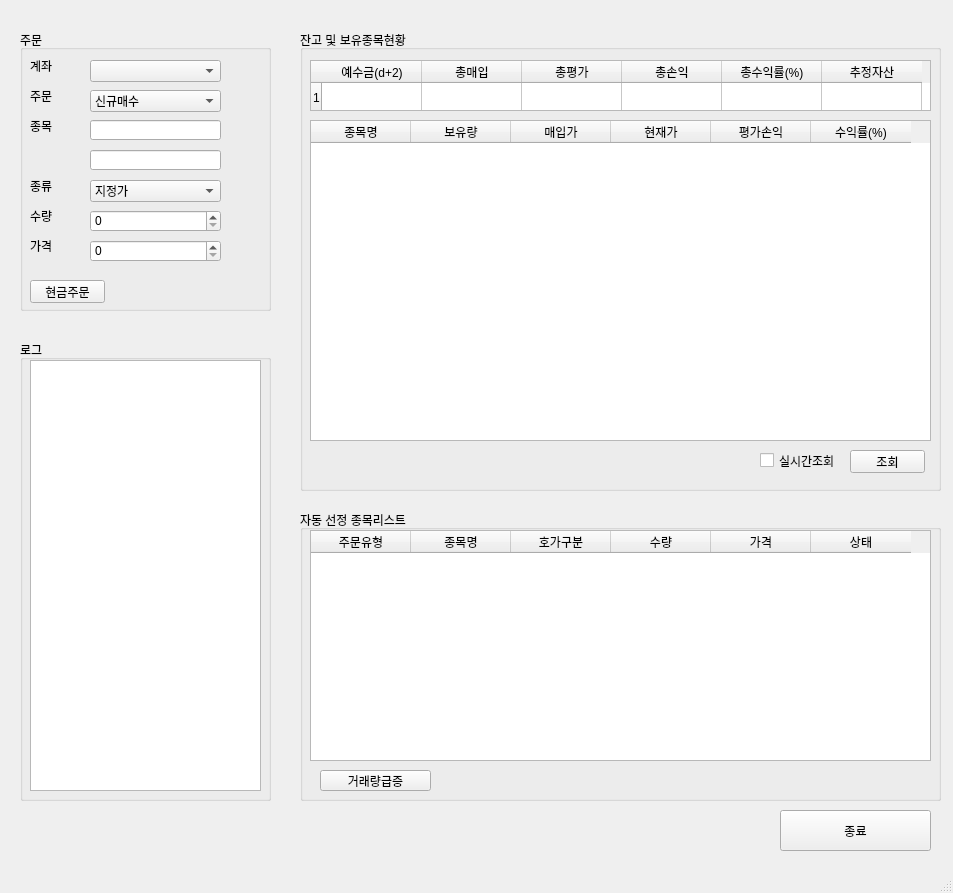
<?xml version="1.0" encoding="UTF-8"?>
<ui version="4.0">
 <class>MainWindow</class>
 <widget class="QMainWindow" name="MainWindow">
  <property name="geometry">
   <rect>
    <x>0</x>
    <y>0</y>
    <width>953</width>
    <height>893</height>
   </rect>
  </property>
  <property name="windowTitle">
   <string>Trader_v1</string>
  </property>
  <property name="tabShape">
   <enum>QTabWidget::Rounded</enum>
  </property>
  <widget class="QWidget" name="centralwidget">
   <widget class="QGroupBox" name="groupBox">
    <property name="geometry">
     <rect>
      <x>20</x>
      <y>30</y>
      <width>251</width>
      <height>281</height>
     </rect>
    </property>
    <property name="title">
     <string>주문</string>
    </property>
    <widget class="QLabel" name="label">
     <property name="geometry">
      <rect>
       <x>10</x>
       <y>30</y>
       <width>56</width>
       <height>12</height>
      </rect>
     </property>
     <property name="text">
      <string>계좌</string>
     </property>
    </widget>
    <widget class="QLabel" name="label_2">
     <property name="geometry">
      <rect>
       <x>10</x>
       <y>60</y>
       <width>56</width>
       <height>12</height>
      </rect>
     </property>
     <property name="text">
      <string>주문</string>
     </property>
    </widget>
    <widget class="QLabel" name="label_3">
     <property name="geometry">
      <rect>
       <x>10</x>
       <y>90</y>
       <width>56</width>
       <height>12</height>
      </rect>
     </property>
     <property name="text">
      <string>종목</string>
     </property>
    </widget>
    <widget class="QLabel" name="label_4">
     <property name="geometry">
      <rect>
       <x>10</x>
       <y>150</y>
       <width>56</width>
       <height>12</height>
      </rect>
     </property>
     <property name="text">
      <string>종류</string>
     </property>
    </widget>
    <widget class="QLabel" name="label_5">
     <property name="geometry">
      <rect>
       <x>10</x>
       <y>180</y>
       <width>56</width>
       <height>12</height>
      </rect>
     </property>
     <property name="text">
      <string>수량</string>
     </property>
    </widget>
    <widget class="QLabel" name="label_6">
     <property name="geometry">
      <rect>
       <x>10</x>
       <y>210</y>
       <width>56</width>
       <height>12</height>
      </rect>
     </property>
     <property name="text">
      <string>가격</string>
     </property>
    </widget>
    <widget class="QComboBox" name="comboBox">
     <property name="geometry">
      <rect>
       <x>70</x>
       <y>30</y>
       <width>131</width>
       <height>22</height>
      </rect>
     </property>
    </widget>
    <widget class="QComboBox" name="comboBox_2">
     <property name="geometry">
      <rect>
       <x>70</x>
       <y>60</y>
       <width>131</width>
       <height>22</height>
      </rect>
     </property>
     <item>
      <property name="text">
       <string>신규매수</string>
      </property>
     </item>
     <item>
      <property name="text">
       <string>신규매도</string>
      </property>
     </item>
     <item>
      <property name="text">
       <string>매수취소</string>
      </property>
     </item>
     <item>
      <property name="text">
       <string>매도취소</string>
      </property>
     </item>
    </widget>
    <widget class="QComboBox" name="comboBox_3">
     <property name="geometry">
      <rect>
       <x>70</x>
       <y>150</y>
       <width>131</width>
       <height>22</height>
      </rect>
     </property>
     <item>
      <property name="text">
       <string>지정가</string>
      </property>
     </item>
     <item>
      <property name="text">
       <string>시장가</string>
      </property>
     </item>
    </widget>
    <widget class="QLineEdit" name="lineEdit">
     <property name="geometry">
      <rect>
       <x>70</x>
       <y>90</y>
       <width>131</width>
       <height>20</height>
      </rect>
     </property>
    </widget>
    <widget class="QLineEdit" name="lineEdit_2">
     <property name="geometry">
      <rect>
       <x>70</x>
       <y>120</y>
       <width>131</width>
       <height>20</height>
      </rect>
     </property>
    </widget>
    <widget class="QSpinBox" name="spinBox">
     <property name="geometry">
      <rect>
       <x>70</x>
       <y>180</y>
       <width>131</width>
       <height>22</height>
      </rect>
     </property>
     <property name="maximum">
      <number>100000</number>
     </property>
    </widget>
    <widget class="QSpinBox" name="spinBox_2">
     <property name="geometry">
      <rect>
       <x>70</x>
       <y>210</y>
       <width>131</width>
       <height>22</height>
      </rect>
     </property>
     <property name="maximum">
      <number>1000000000</number>
     </property>
     <property name="singleStep">
      <number>50</number>
     </property>
    </widget>
    <widget class="QPushButton" name="pushButton">
     <property name="geometry">
      <rect>
       <x>10</x>
       <y>250</y>
       <width>75</width>
       <height>23</height>
      </rect>
     </property>
     <property name="text">
      <string>현금주문</string>
     </property>
    </widget>
   </widget>
   <widget class="QGroupBox" name="groupBox_2">
    <property name="geometry">
     <rect>
      <x>300</x>
      <y>30</y>
      <width>641</width>
      <height>461</height>
     </rect>
    </property>
    <property name="title">
     <string>잔고 및 보유종목현황</string>
    </property>
    <widget class="QTableWidget" name="tableWidget">
     <property name="geometry">
      <rect>
       <x>10</x>
       <y>30</y>
       <width>621</width>
       <height>51</height>
      </rect>
     </property>
     <property name="rowCount">
      <number>1</number>
     </property>
     <row/>
     <column>
      <property name="text">
       <string>예수금(d+2)</string>
      </property>
     </column>
     <column>
      <property name="text">
       <string>총매입</string>
      </property>
     </column>
     <column>
      <property name="text">
       <string>총평가</string>
      </property>
     </column>
     <column>
      <property name="text">
       <string>총손익</string>
      </property>
     </column>
     <column>
      <property name="text">
       <string>총수익률(%)</string>
      </property>
     </column>
     <column>
      <property name="text">
       <string>추정자산</string>
      </property>
     </column>
    </widget>
    <widget class="QTableWidget" name="tableWidget_2">
     <property name="geometry">
      <rect>
       <x>10</x>
       <y>90</y>
       <width>621</width>
       <height>321</height>
      </rect>
     </property>
     <property name="rowCount">
      <number>0</number>
     </property>
     <column>
      <property name="text">
       <string>종목명</string>
      </property>
     </column>
     <column>
      <property name="text">
       <string>보유량</string>
      </property>
     </column>
     <column>
      <property name="text">
       <string>매입가</string>
      </property>
     </column>
     <column>
      <property name="text">
       <string>현재가</string>
      </property>
     </column>
     <column>
      <property name="text">
       <string>평가손익</string>
      </property>
     </column>
     <column>
      <property name="text">
       <string>수익률(%)</string>
      </property>
     </column>
    </widget>
   </widget>
   <widget class="QPushButton" name="pushButton_2">
    <property name="geometry">
     <rect>
      <x>850</x>
      <y>450</y>
      <width>75</width>
      <height>23</height>
     </rect>
    </property>
    <property name="text">
     <string>조회</string>
    </property>
   </widget>
   <widget class="QCheckBox" name="checkBox">
    <property name="geometry">
     <rect>
      <x>760</x>
      <y>450</y>
      <width>81</width>
      <height>21</height>
     </rect>
    </property>
    <property name="text">
     <string>실시간조회</string>
    </property>
   </widget>
   <widget class="QGroupBox" name="groupBox_3">
    <property name="geometry">
     <rect>
      <x>300</x>
      <y>510</y>
      <width>641</width>
      <height>291</height>
     </rect>
    </property>
    <property name="title">
     <string>자동 선정 종목리스트</string>
    </property>
    <widget class="QTableWidget" name="tableWidget_4">
     <property name="geometry">
      <rect>
       <x>10</x>
       <y>20</y>
       <width>621</width>
       <height>231</height>
      </rect>
     </property>
     <column>
      <property name="text">
       <string>주문유형</string>
      </property>
     </column>
     <column>
      <property name="text">
       <string>종목명</string>
      </property>
     </column>
     <column>
      <property name="text">
       <string>호가구분</string>
      </property>
     </column>
     <column>
      <property name="text">
       <string>수량</string>
      </property>
     </column>
     <column>
      <property name="text">
       <string>가격</string>
      </property>
     </column>
     <column>
      <property name="text">
       <string>상태</string>
      </property>
     </column>
    </widget>
    <widget class="QPushButton" name="pushButton_3">
     <property name="geometry">
      <rect>
       <x>20</x>
       <y>260</y>
       <width>111</width>
       <height>21</height>
      </rect>
     </property>
     <property name="text">
      <string>거래량급증</string>
     </property>
    </widget>
    <widget class="QLabel" name="label_7">
     <property name="geometry">
      <rect>
       <x>140</x>
       <y>260</y>
       <width>41</width>
       <height>21</height>
      </rect>
     </property>
     <property name="text">
      <string/>
     </property>
    </widget>
   </widget>
   <widget class="QGroupBox" name="groupBox_4">
    <property name="geometry">
     <rect>
      <x>20</x>
      <y>340</y>
      <width>251</width>
      <height>461</height>
     </rect>
    </property>
    <property name="title">
     <string>로그</string>
    </property>
    <widget class="QTextEdit" name="textEdit">
     <property name="geometry">
      <rect>
       <x>10</x>
       <y>20</y>
       <width>231</width>
       <height>431</height>
      </rect>
     </property>
     <property name="readOnly">
      <bool>true</bool>
     </property>
    </widget>
   </widget>
   <widget class="QPushButton" name="pushButton_4">
    <property name="geometry">
     <rect>
      <x>780</x>
      <y>810</y>
      <width>151</width>
      <height>41</height>
     </rect>
    </property>
    <property name="text">
     <string>종료</string>
    </property>
   </widget>
  </widget>
  <widget class="QMenuBar" name="menubar">
   <property name="geometry">
    <rect>
     <x>0</x>
     <y>0</y>
     <width>953</width>
     <height>21</height>
    </rect>
   </property>
  </widget>
  <widget class="QStatusBar" name="statusbar"/>
 </widget>
 <resources/>
 <connections/>
</ui>
